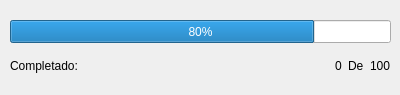
<?xml version="1.0" encoding="UTF-8"?>
<ui version="4.0">
 <class>Dialog_progressBar</class>
 <widget class="QDialog" name="Dialog_progressBar">
  <property name="geometry">
   <rect>
    <x>0</x>
    <y>0</y>
    <width>400</width>
    <height>95</height>
   </rect>
  </property>
  <property name="windowTitle">
   <string>Realizando Operacion</string>
  </property>
  <widget class="QProgressBar" name="progressBar">
   <property name="geometry">
    <rect>
     <x>10</x>
     <y>20</y>
     <width>381</width>
     <height>23</height>
    </rect>
   </property>
   <property name="value">
    <number>80</number>
   </property>
   <property name="invertedAppearance">
    <bool>false</bool>
   </property>
  </widget>
  <widget class="QWidget" name="horizontalLayoutWidget">
   <property name="geometry">
    <rect>
     <x>10</x>
     <y>50</y>
     <width>381</width>
     <height>31</height>
    </rect>
   </property>
   <layout class="QHBoxLayout" name="horizontalLayout">
    <item>
     <widget class="QLabel" name="label">
      <property name="text">
       <string>Completado: </string>
      </property>
     </widget>
    </item>
    <item>
     <spacer name="horizontalSpacer">
      <property name="orientation">
       <enum>Qt::Horizontal</enum>
      </property>
      <property name="sizeHint" stdset="0">
       <size>
        <width>40</width>
        <height>20</height>
       </size>
      </property>
     </spacer>
    </item>
    <item>
     <widget class="QLabel" name="label_cantidad_completada">
      <property name="text">
       <string>0</string>
      </property>
     </widget>
    </item>
    <item>
     <widget class="QLabel" name="label_3">
      <property name="text">
       <string>De</string>
      </property>
     </widget>
    </item>
    <item>
     <widget class="QLabel" name="label_cantidad_total">
      <property name="text">
       <string>100</string>
      </property>
     </widget>
    </item>
   </layout>
  </widget>
 </widget>
 <resources/>
 <connections/>
</ui>
